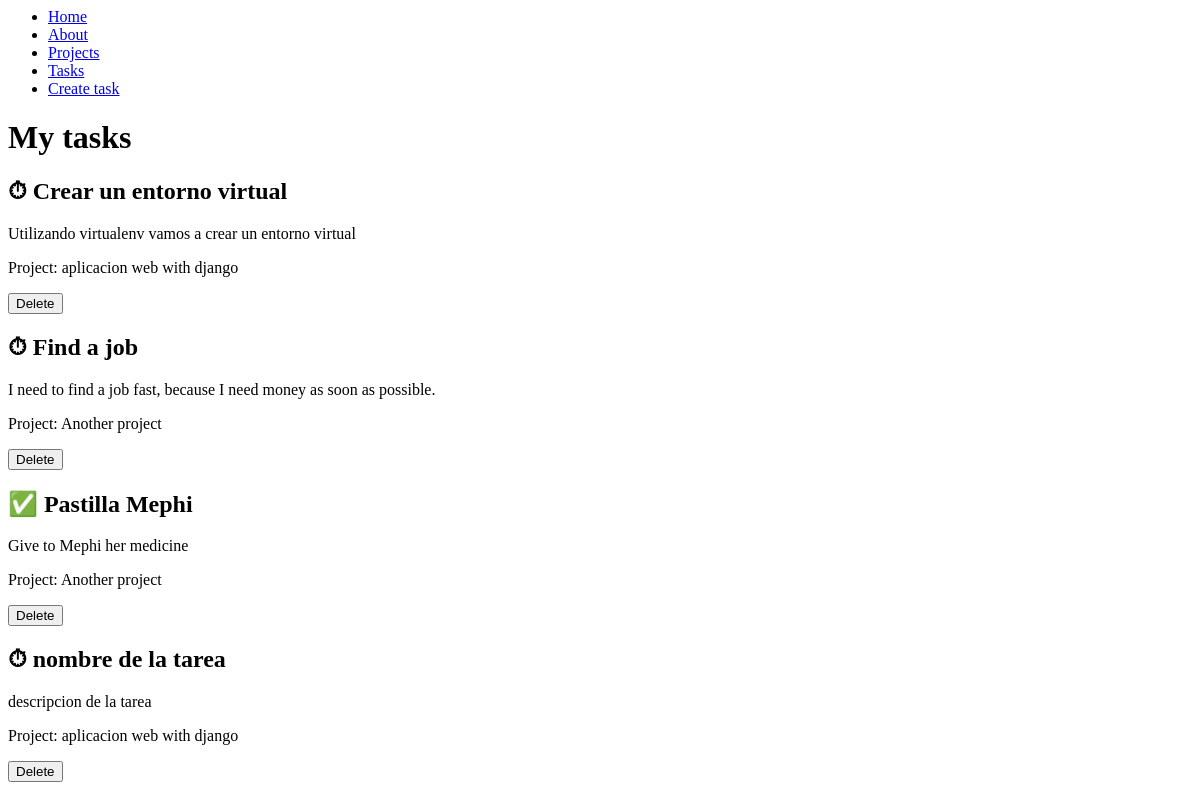
/tasks/, run on an earlier commit of the app's database.
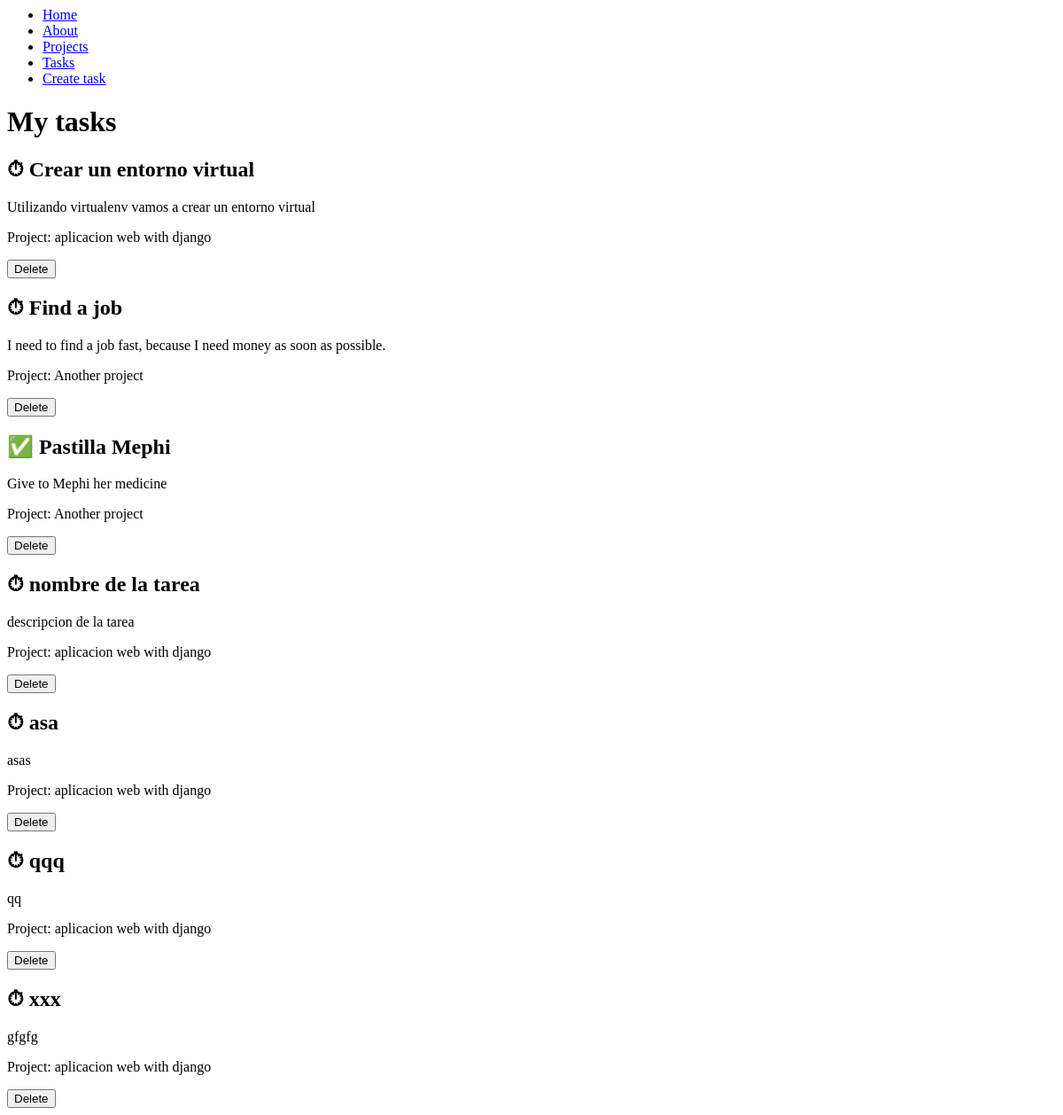
And on a later commit of the database.
### myapp/models.py (models this page shows, shortened)
class Task(models.Model):
  title = models.CharField(max_length=200)
  description = models.TextField()
  project = models.ForeignKey(Project, on_delete=models.CASCADE)
  done = models.BooleanField(default=False)

class Project(models.Model):
  name = models.CharField(max_length=200)

### myapp/views.py (the view)
# urls.py: path('tasks/', views.tasks),
def tasks(request):
  tasks = Task.objects.all()
  return render(request, 'tasks.html', {
    'tasks': tasks,
  })

### myapp/templates/tasks.html
{% extends 'layouts/base.html' %}
{% block content %}
<h1>My tasks</h1>
<article>
  {% for task in tasks %}
  <h2>{% if task.done %} ✅ {% else %} ⏱ {% endif %} {{ task.title }}</h2>
  <p>{{ task.description }}</p>
  <p>Project: {{ task.project.name }}</p>
  <button type="button">Delete</button>
  <br>
  {% endfor %}
</article>
{% endblock %}

### myapp/templates/layouts/base.html (shortened to what this page needs)
<nav>
  <ul>
    <li>
      <a href="/">Home</a>
    </li>
    <li>
      <a href="/about">About</a>
    </li>
    <li>
      <a href="/projects">Projects</a>
    </li>
    <li>
      <a href="/tasks">Tasks</a>
    </li>
    <li>
      <a href="/create_task">Create task</a>
    </li>
  </ul>
</nav>
{% block content %}
{% endblock %}

What changed in the data, as far as the page shows it:
added Task: title "asa", description "asas", project.name "aplicacion web with django"
added Task: title "qqq", description "qq", project.name "aplicacion web with django"
added Task: title "xxx", description "gfgfg", project.name "aplicacion web with django"
